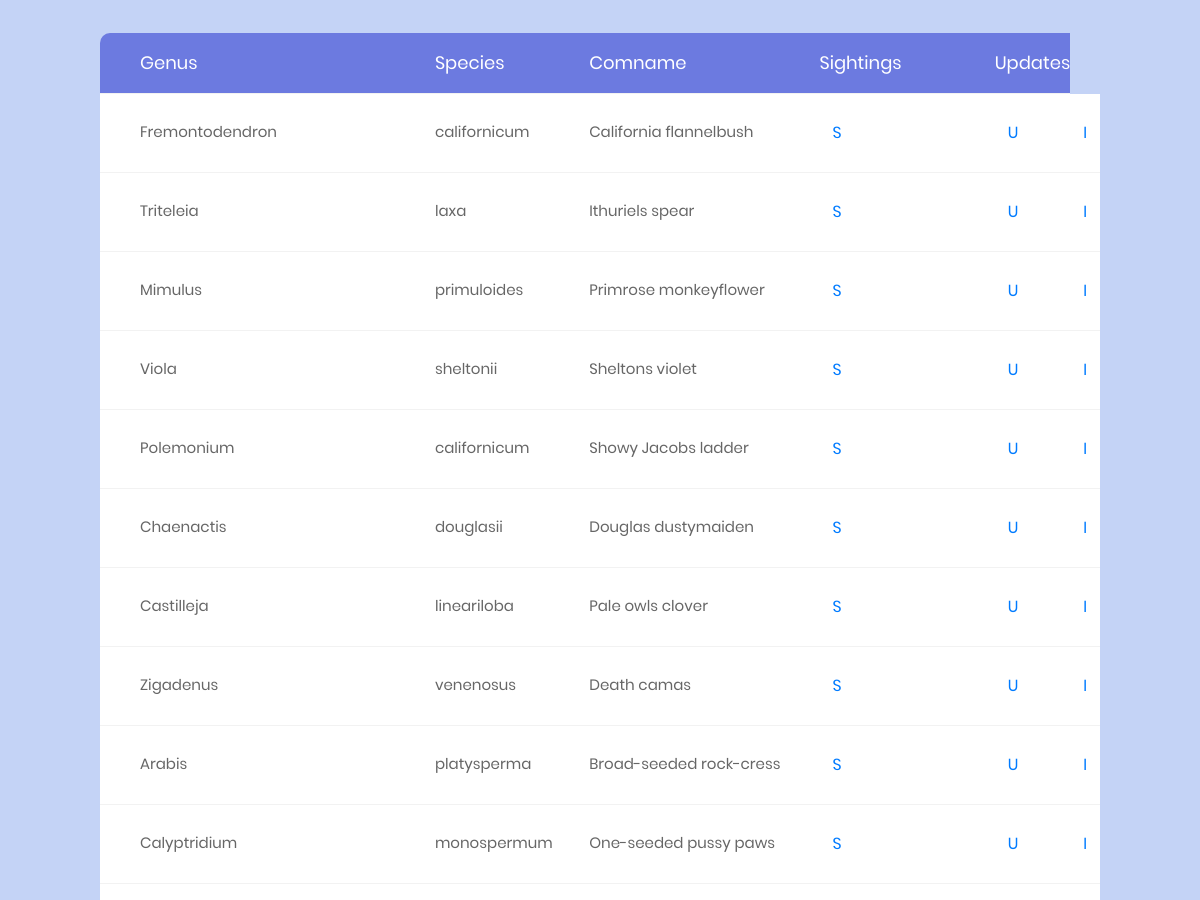
Page /home (upper part) on the earlier database version.
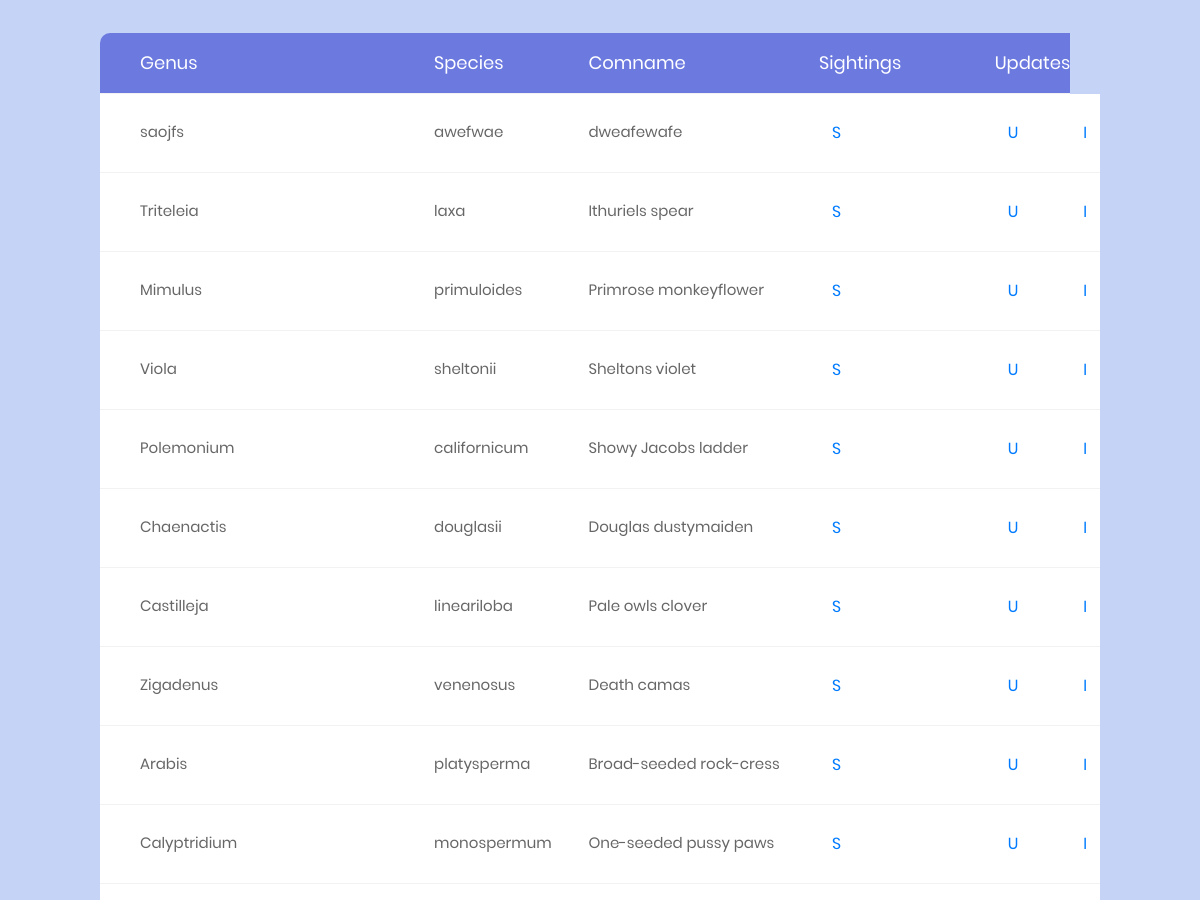
Same page on the later database version.
### tables this page shows
CREATE TABLE FLOWERS 
(GENUS VARCHAR(30), SPECIES VARCHAR(30), 
 COMNAME VARCHAR(30) primary key );

### flowerweb.py (the view)
@app.route("/")
@app.route("/home")
def index():
    cur = get_db().cursor()
    d = cur.execute("SELECT * FROM flowers")
    return render_template("index.html", data=d)

### flowerweb.py (called while the page is built)
def get_db():
    db = getattr(g, '_database', None)
    if db is None:
        db = g._database = sqlite3.connect(DATABASE)
    return db

@app.teardown_appcontext
def close_connection(exception):
    db = getattr(g, '_database', None)
    if db is not None:
        db.close()

### templates/index.html (shortened to what this page needs)
<!DOCTYPE html>
<html lang="en">
<head>
	<link rel="stylesheet" type="text/css" href="static/vendor/bootstrap/css/bootstrap.min.css">
	<link rel="stylesheet" type="text/css" href="static/fonts/font-awesome-4.7.0/css/font-awesome.min.css">
	<link rel="stylesheet" type="text/css" href="static/vendor/animate/animate.css">
	<link rel="stylesheet" type="text/css" href="static/vendor/select2/select2.min.css">
	<link rel="stylesheet" type="text/css" href="static/vendor/perfect-scrollbar/perfect-scrollbar.css">
	<link rel="stylesheet" type="text/css" href="static/css/util.css">
	<link rel="stylesheet" type="text/css" href="static/css/main.css">
</head>
<body>
	<div class="limiter">
		<div class="container-table100">
			<div class="wrap-table100">
					<div class="table">
						<div class="row header">
							<div class="cell">
                                Genus
                            </div>
							<div class="cell">
								Species
							</div>
							<div class="cell">
								Comname
							</div>
                        	<div class="cell">
								Sightings
							</div>
                            <div class="cell">
								Updates
							</div>
						</div>
                        {% for row in data %}
						<div class="row">
                            {% for r in row %}
							<div class="cell">
                                {{ r }}
							</div>
                            {% endfor %}
                            <div class="cell">
                                <a type="button" class="btn btn-link" href="{{ url_for('sightings', comname=row[2]) }}">S</a>
							</div>
                            <div class="cell">
                                <a type="button" class="btn btn-link" href="{{ url_for('update', comname=row[2])}}">U</a>
							</div>
                            <div class="cell">
                                <a type="button" class="btn btn-link" href="{{ url_for('insert', comname=row[2]) }}">I</a>
							</div>
						</div>
                        {% endfor %}
					</div>
			</div>
		</div>
	</div>
</body>
</html>

Differences in the rows shown:
removed FLOWERS: GENUS "Fremontodendron", SPECIES "californicum", COMNAME "California flannelbush"
added FLOWERS: GENUS "saojfs", SPECIES "awefwae", COMNAME "dweafewafe"
